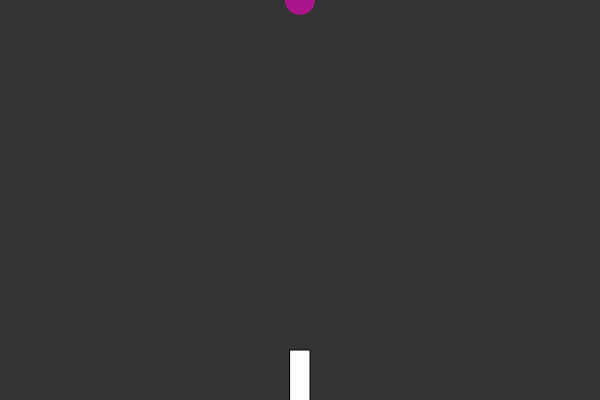
Frame 1 (no input)
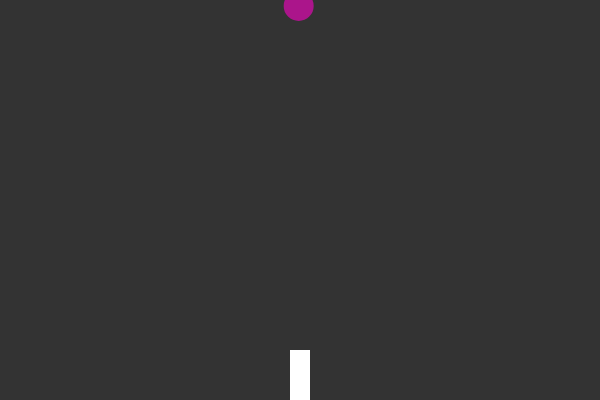
Frame 60 (no input)
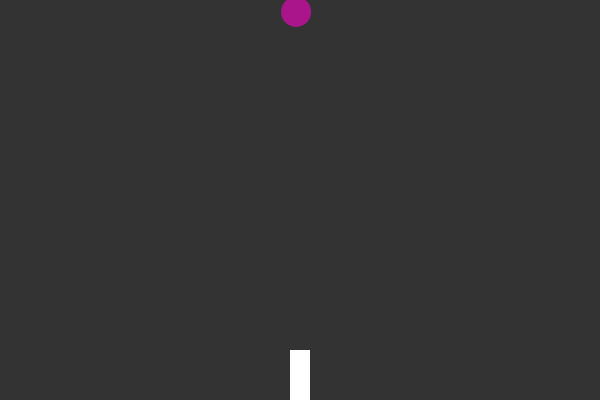
Frame 120 (the mouse pressed at the canvas centre since frame 60)

The p5.js sketch that drew these frames (run headless with seeded random() and noise() and a simulated clock; from frame 60 on, the mouse is pressed at the canvas centre):

// p5.js sketch
// ── sketch.js
var ship;
var balloon;
var shots = [];
var points = 0;

function setup() {
    createCanvas(600, 400);
    ship = new Ship();
    balloon = new Balloon(width/2, 0);
    
    pointCounter = createElement('div', "0");
    pointCounter.addClass("points");

}

function draw() {
    background(51);
    pointCounter.html("Points " + points);
    

    ship.show();
    balloon.show();
    balloon.move();

    for (var i = 0; i < shots.length; i++) {
        shots[i].show();
        shots[i].move();
    
        if (shots[i].hits(balloon)) {
            balloon.grow();
            shots[i].disappear();
        }
    }

    for (var i = shots.length-1; i >= 0; i--) {
        if (shots[i].toDelete) {
            shots.splice(i, 1);
        }
    }
}

function keyPressed() {
    if (key === ' ') {
        var shot = new Shot(ship.x, height);
        shots.push(shot);
    }

    if (keyCode === RIGHT_ARROW) {
        ship.moveX(10);
    } 
    
    if (keyCode === LEFT_ARROW) {
        ship.moveX(-10);
    }
}

// ── balloon.js
function Balloon(x, y) {
  this.x = x;
  this.y = y;
  this.r = 30;

  this.ydir = .1;

  this.grow = function() {
    this.r = this.r + 2;
  }

  this.move = function() {
    this.y = this.y + this.ydir;
    this.x += random(-2,2);
  }

  this.show = function() {
    noStroke();
    fill(255, 0, 200, 150);
    ellipse(this.x, this.y, this.r, this.r);
  }

}

// ── ship.js
function Ship() {
  this.x = width/2;

  this.show = function() {
    fill(255);
    rectMode(CENTER);
    rect(this.x, height-20, 20, 60);
  }

  this.moveX = function(howmuch) {
    this.x += howmuch;
  }
}
// ── shot.js
function Shot(x, y) {
  this.x = x;
  this.y = y;
  this.r = 16;
  this.toDelete = false;

  this.show = function() {
    noStroke();
    fill(150, 0, 255);
    ellipse(this.x, this.y, this.r, this.r);
  }

  this.disappear = function() {
    this.toDelete = true;
  }

  this.hits = function(balloon) {
    var d = dist(this.x, this.y, balloon.x, balloon.y);
    if (d < this.r/2 + balloon.r/2) {
      return true;
    } else {
      return false;
    }
  }

  this.move = function() {
    this.y = this.y - 5;
  }

}

// ── style.css
div.points{
    color:green;
}
